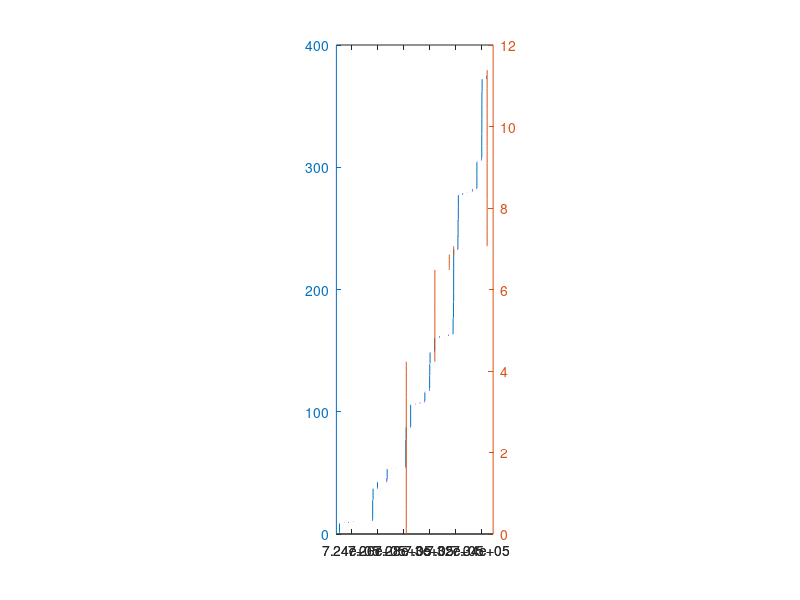

Here is the MATLAB script that generated this plot: (Note: this script raises an error after producing the figure.)
% how well is erosion correlated to water level. 
close all
clear all

addpath '/Users/katherinebarnhart/MATLABwork/topple4/paperFullRun08'

figure

load rhMethod_FullRunNoChange

water_height(isnan(water_height))=0;
touchBluff=water_height>0;
cumTouchBluff=cumsum(touchBluff);
posHeights=touchBluff.*water_height;
cumHeight=cumsum(posHeights);

subplot(2,1,1)
title('Russel-Head Formulation')
[AX,H1,H2]=plotyy(t, topofbluff, t, cumHeight);
datetick     

subplot(2,1,2)
[AX,H1,H2]=plotyy(t, topofbluff, t, cumTouchBluff);



load whMethod_FullRunNoChange

water_height(isnan(water_height))=0;
touchBluff=water_height>0;
cumTouchBluff=cumsum(touchBluff);
posHeights=touchBluff.*water_height;
cumHeight=cumsum(posHeights);

subplot(1,3,2)
[AX2,H21,H22] =plotyy(t, topofbluff, t, cumHeight);
plot(get(AX1), t, cumTouchBluff, 'k')
datetick

load krMethod_FullRunNoChange

water_height(isnan(water_height))=0;
touchBluff=water_height>0;
cumTouchBluff=cumsum(touchBluff);
posHeights=touchBluff.*water_height;
cumHeight=cumsum(posHeights);

subplot(1,3,3)

[AX3,H31,H13] = plotyy(t, topofbluff, t, cumHeight);

for i=1:2
linkaxes([AX1(i) AX2(i) AX3(i)])
end